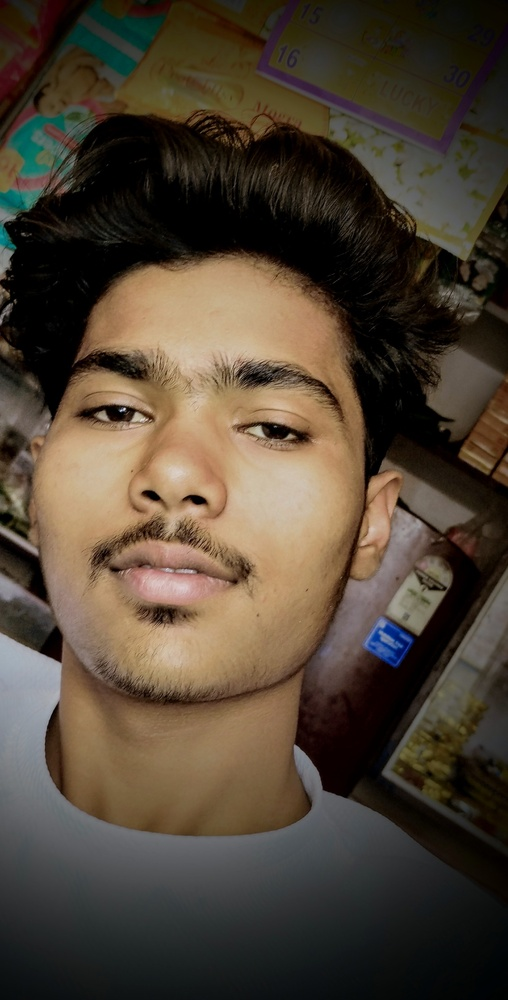
#> input picture img.jpg, 508 x 1000 px, shrunk from 1547 x 3046 before the run
$ python rotateImg.py
#> lines starting #> are read from the running program, lines starting #| are printed output that depends on the picture
import cv2

img=cv2.imread("img.jpg",1)
#> img is the input picture: shape (1000, 508, 3); mean B, G, R 53.8, 67.9, 79.8

if img is not None:
  h,w,s=img.shape
#> h = 1000; w = 508; s = 3
  center=(w//2,h//2)
#> center = (254, 500)
  rmatix=cv2.getRotationMatrix2D(center,45,1.0)
  rimg=cv2.warpAffine(img,rmatix,(h,w))
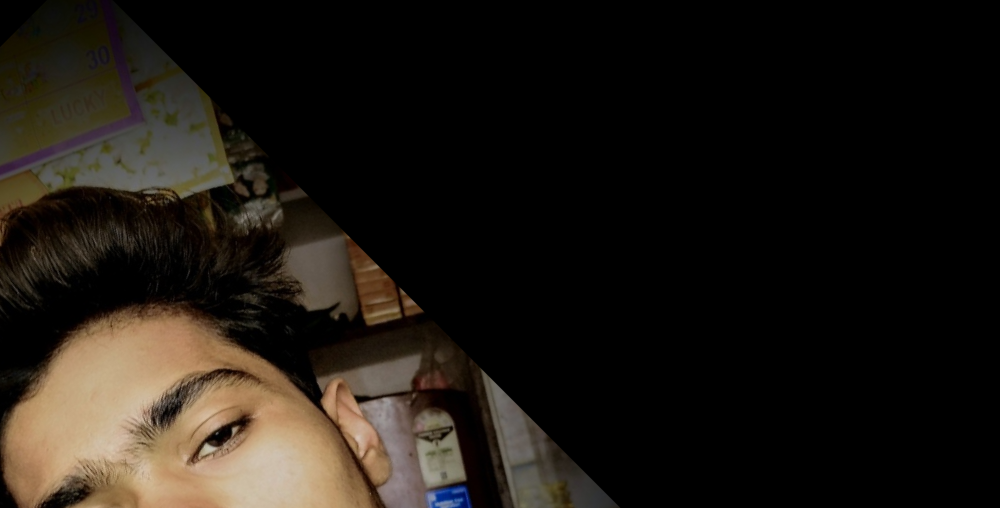
#> rimg: shape (508, 1000, 3); mean B, G, R 19.3, 25.3, 30.5
  cv2.imshow("Rotated",rimg)
  cv2.waitKey(0)
  cv2.destroyAllWindows()

  fimg=cv2.flip(img,-1)
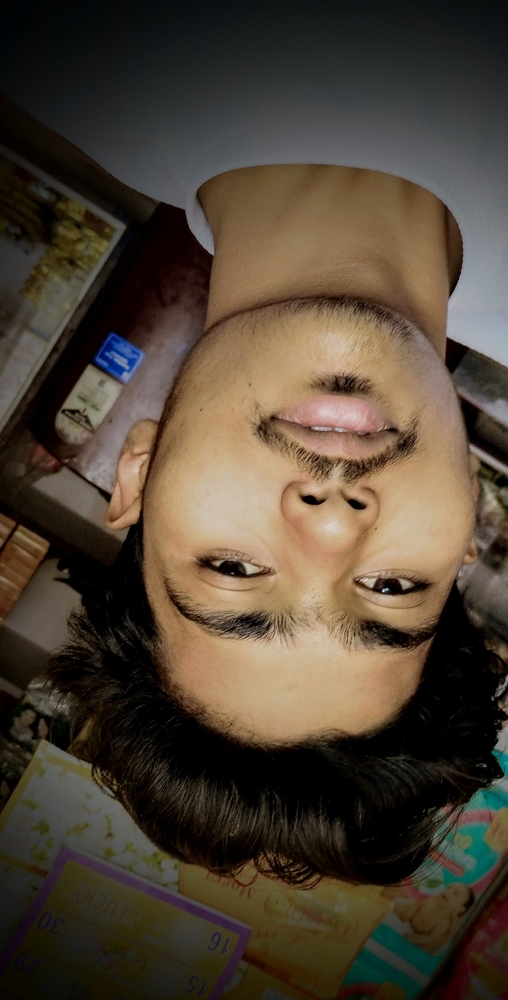
#> fimg: shape (1000, 508, 3); mean B, G, R 53.8, 67.9, 79.8
  cv2.imshow("Flip",fimg)
  cv2.waitKey(0)
  cv2.destroyAllWindows()
